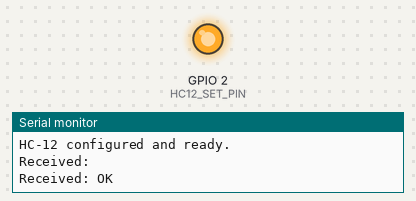
Bench run of a sketch on a simulated ESP32. On the bench: output pins drawn as LEDs (lit = HIGH), the last lines printed to the serial monitor. The modem accepts every AT command (registered, SIM ready, sends succeed) and sends nothing else.

Above: at 0.9 s.
At 1.8 s:
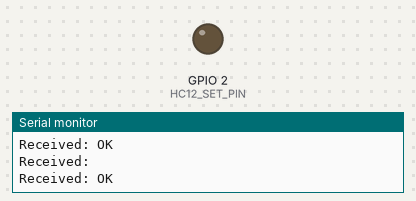
Timing chart, 0 to 3.3 s (numbered marks = the images above):
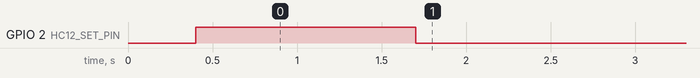

Measured:
- by itself, GPIO 2 (HC12_SET_PIN): HIGH → LOW at 1.7 s

The sketch:

rf_receiver_esp32.ino
```cpp
#include <Arduino.h>

// HC-12 configuration
#define HC12_TX_PIN 17
#define HC12_RX_PIN 16
#define HC12_SET_PIN 2

HardwareSerial HC12(1); // Use UART1 for HC-12

const int LED_PIN = 2;  // Built-in LED on GPIO2

void setup() {
  Serial.begin(115200);         // For debugging
  HC12.begin(9600, SERIAL_8N1, HC12_RX_PIN, HC12_TX_PIN);
  pinMode(HC12_SET_PIN, OUTPUT);

  // Enter HC-12 configuration mode
  digitalWrite(HC12_SET_PIN, LOW);
  delay(100);

  // Reset HC-12 to default settings
  HC12.println("AT+DEFAULT");
  delay(100);
  HC12.println("AT");
  delay(100);
  HC12.println("AT+RX");
  delay(100);

  // Exit HC-12 configuration mode
  digitalWrite(HC12_SET_PIN, HIGH);
  delay(100);

  Serial.println("HC-12 configured and ready.");
}

void loop() {
  if (HC12.available()) {
    String message = HC12.readStringUntil('\n');
    Serial.println("Received: " + message);
    // Serial.println(String(millis()));
    digitalWrite(LED_PIN, HIGH);  // Turn LED ON
    delay(200);                  // Wait 0.5 seconds
    digitalWrite(LED_PIN, LOW);  // Turn LED OFF
  }
}
```
